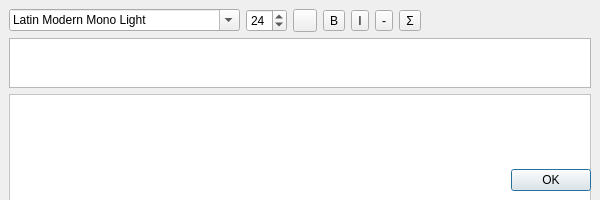
<?xml version="1.0" encoding="UTF-8"?>
<ui version="4.0">
 <class>LabelEditorDialog</class>
 <widget class="QDialog" name="LabelEditorDialog">
  <property name="geometry">
   <rect>
    <x>0</x>
    <y>0</y>
    <width>600</width>
    <height>200</height>
   </rect>
  </property>
  <property name="minimumSize">
   <size>
    <width>600</width>
    <height>200</height>
   </size>
  </property>
  <property name="windowTitle">
   <string>Label Edit</string>
  </property>
  <layout class="QVBoxLayout">
   <property name="spacing">
    <number>6</number>
   </property>
   <property name="margin" stdset="0">
    <number>9</number>
   </property>
   <item>
    <layout class="QHBoxLayout">
     <property name="spacing">
      <number>6</number>
     </property>
     <property name="margin" stdset="0">
      <number>0</number>
     </property>
     <item>
      <widget class="QFontComboBox" name="fontComboBox">
       <property name="toolTip">
        <string>Set the Font Family</string>
       </property>
       <property name="currentIndex">
        <number>40</number>
       </property>
      </widget>
     </item>
     <item>
      <widget class="QSpinBox" name="fontSizeSpinBox">
       <property name="toolTip">
        <string>Set the font size</string>
       </property>
       <property name="value">
        <number>24</number>
       </property>
      </widget>
     </item>
     <item>
      <widget class="QToolButton" name="colorButton">
       <property name="text">
        <string/>
       </property>
      </widget>
     </item>
     <item>
      <widget class="QToolButton" name="boldButton">
       <property name="font">
        <font>
         <bold>false</bold>
        </font>
       </property>
       <property name="toolTip">
        <string>Toggle Bold Characters</string>
       </property>
       <property name="text">
        <string>B</string>
       </property>
       <property name="checkable">
        <bool>false</bool>
       </property>
      </widget>
     </item>
     <item>
      <widget class="QToolButton" name="italicButton">
       <property name="toolTip">
        <string>Toggle Italic Characters</string>
       </property>
       <property name="text">
        <string>I</string>
       </property>
       <property name="checkable">
        <bool>false</bool>
       </property>
      </widget>
     </item>
     <item>
      <widget class="QToolButton" name="scriptButton">
       <property name="toolTip">
        <string>Set Superscript</string>
       </property>
       <property name="text">
        <string>-</string>
       </property>
       <property name="checkable">
        <bool>false</bool>
       </property>
      </widget>
     </item>
     <item>
      <widget class="QToolButton" name="specialCButton">
       <property name="toolTip">
        <string>Choose Special Character</string>
       </property>
       <property name="text">
        <string>Σ</string>
       </property>
      </widget>
     </item>
     <item>
      <spacer>
       <property name="orientation">
        <enum>Qt::Horizontal</enum>
       </property>
       <property name="sizeHint" stdset="0">
        <size>
         <width>40</width>
         <height>20</height>
        </size>
       </property>
      </spacer>
     </item>
    </layout>
   </item>
   <item>
    <layout class="QVBoxLayout">
     <property name="spacing">
      <number>6</number>
     </property>
     <property name="margin" stdset="0">
      <number>0</number>
     </property>
     <item>
      <widget class="QTextEdit" name="textEdit">
       <property name="minimumSize">
        <size>
         <width>0</width>
         <height>50</height>
        </size>
       </property>
       <property name="maximumSize">
        <size>
         <width>16777215</width>
         <height>100</height>
        </size>
       </property>
       <property name="font">
        <font>
         <pointsize>24</pointsize>
        </font>
       </property>
       <property name="horizontalScrollBarPolicy">
        <enum>Qt::ScrollBarAlwaysOff</enum>
       </property>
       <property name="lineWrapMode">
        <enum>QTextEdit::WidgetWidth</enum>
       </property>
       <property name="lineWrapColumnOrWidth">
        <number>1500</number>
       </property>
      </widget>
     </item>
     <item>
      <widget class="QScrollArea" name="frame">
       <property name="sizePolicy">
        <sizepolicy hsizetype="Ignored" vsizetype="Ignored">
         <horstretch>0</horstretch>
         <verstretch>0</verstretch>
        </sizepolicy>
       </property>
       <property name="minimumSize">
        <size>
         <width>0</width>
         <height>400</height>
        </size>
       </property>
       <property name="palette">
        <palette>
         <active>
          <colorrole role="Base">
           <brush brushstyle="SolidPattern">
            <color alpha="255">
             <red>255</red>
             <green>255</green>
             <blue>255</blue>
            </color>
           </brush>
          </colorrole>
          <colorrole role="Window">
           <brush brushstyle="SolidPattern">
            <color alpha="255">
             <red>255</red>
             <green>255</green>
             <blue>255</blue>
            </color>
           </brush>
          </colorrole>
         </active>
         <inactive>
          <colorrole role="Base">
           <brush brushstyle="SolidPattern">
            <color alpha="255">
             <red>255</red>
             <green>255</green>
             <blue>255</blue>
            </color>
           </brush>
          </colorrole>
          <colorrole role="Window">
           <brush brushstyle="SolidPattern">
            <color alpha="255">
             <red>255</red>
             <green>255</green>
             <blue>255</blue>
            </color>
           </brush>
          </colorrole>
         </inactive>
         <disabled>
          <colorrole role="Base">
           <brush brushstyle="SolidPattern">
            <color alpha="255">
             <red>255</red>
             <green>255</green>
             <blue>255</blue>
            </color>
           </brush>
          </colorrole>
          <colorrole role="Window">
           <brush brushstyle="SolidPattern">
            <color alpha="255">
             <red>255</red>
             <green>255</green>
             <blue>255</blue>
            </color>
           </brush>
          </colorrole>
         </disabled>
        </palette>
       </property>
       <property name="frameShape">
        <enum>QFrame::StyledPanel</enum>
       </property>
       <property name="frameShadow">
        <enum>QFrame::Raised</enum>
       </property>
      </widget>
     </item>
    </layout>
   </item>
   <item>
    <widget class="QDialogButtonBox" name="buttonBox">
     <property name="orientation">
      <enum>Qt::Horizontal</enum>
     </property>
     <property name="standardButtons">
      <set>QDialogButtonBox::Ok</set>
     </property>
    </widget>
   </item>
  </layout>
 </widget>
 <resources/>
 <connections>
  <connection>
   <sender>buttonBox</sender>
   <signal>accepted()</signal>
   <receiver>LabelEditorDialog</receiver>
   <slot>accept()</slot>
   <hints>
    <hint type="sourcelabel">
     <x>248</x>
     <y>254</y>
    </hint>
    <hint type="destinationlabel">
     <x>157</x>
     <y>274</y>
    </hint>
   </hints>
  </connection>
  <connection>
   <sender>buttonBox</sender>
   <signal>rejected()</signal>
   <receiver>LabelEditorDialog</receiver>
   <slot>reject()</slot>
   <hints>
    <hint type="sourcelabel">
     <x>316</x>
     <y>260</y>
    </hint>
    <hint type="destinationlabel">
     <x>286</x>
     <y>274</y>
    </hint>
   </hints>
  </connection>
 </connections>
</ui>
